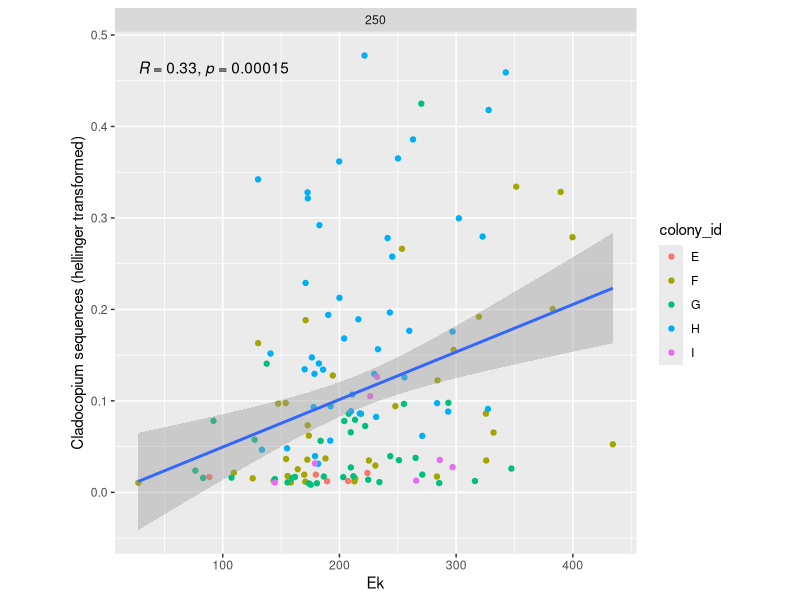

The R script that drew this image:
## ---- chunk 1
library(tidyverse)
## ---- chunk 2
sol_params <- read_csv("Soliense_data/Soliense_param_means.csv")
sol_q <- read_csv("Soliense_data/soliense_quench_means.csv") %>%
  select(sample_id, onemC, onemQ, PAR_factor)

sol <- left_join(sol_params, sol_q, by = c("sample_id", "PAR_factor"))

genus_info <- read_csv("Symportal_data/summary_genera.csv") %>%
  mutate(c_rel = Cladocopium/(Durusdinium + Cladocopium + Breviolum + Symbiodinium))

correl <- left_join(sol, genus_info, by = c("sample_id" = "sample_name"))

correl %>%
  pivot_longer(FqFm:onemQ) %>%
  filter(Cladocopium > 0) %>%
  filter(PAR_factor == 250) %>%
  filter(name == "Ek") %>%
  #filter(colony_id == "F" | colony_id == "H" | colony_id == "G") %>%
  #filter(sample_id != "F17") %>%
  ggplot(aes(value, sqrt(c_rel))) +
  geom_point(aes(colour = colony_id)) +
  facet_wrap(~PAR_factor, scales = "free_x") +
  #facet_wrap(~name, scales = "free_x") +
  geom_smooth(method = "lm") +
  ggpubr::stat_cor() +
  theme(aspect.ratio = 1) +
  xlab("Ek") +
  ylab("Cladocopium sequences (hellinger transformed)")
